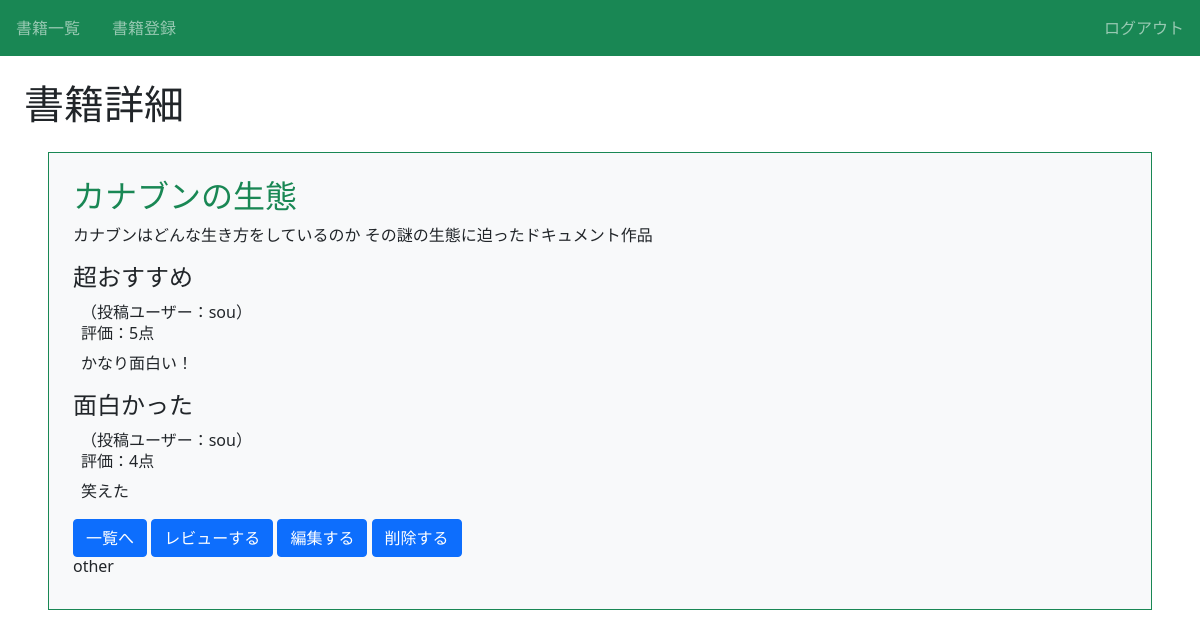
The app's page /book/10/detail (signed in) with its own data.
### bookapp/models.py (models this page shows, shortened)
class Book(models.Model):
    title = models.CharField(max_length=100)
    text = models.TextField()
    thumbnail = models.ImageField(null=True, blank=True)
    category = models.CharField(
        max_length=100,
        choices = CATEGORY
    )
    user = models.ForeignKey('auth.User', on_delete=models.CASCADE)

class Review(models.Model):
    book = models.ForeignKey(Book, on_delete=models.CASCADE)
    title = models.CharField(max_length=100)
    text = models.TextField()
    rate = models.IntegerField(choices=RATE_CHOICES)
    user = models.ForeignKey('auth.User', on_delete=models.CASCADE)

### bookapp/views.py (the view)
# urls.py: path('book/<int:pk>/detail', views.DetailBookView.as_view(), name='detail-book'),
class DetailBookView(LoginRequiredMixin, DetailView):
    template_name = 'bookapp/book_detail.html'
    model = Book

### bookapp/templates/bookapp/book_detail.html (shortened to what this page needs)
{% extends 'base.html' %}
{% block h1 %}書籍詳細{% endblock %}
{% block content %}
<div class="p-4 m-4 bg-light border border-success rouded">
    <h2 class="text-success">{{ object.title }}</h2>
    <p>{{ object.text }}</p>
    <div>
        {% for review in object.review_set.all %}
        <div>
            <h3 class="h4">{{ review.title }}</h3>
            <div class="px-2">
              <span>（投稿ユーザー：{{ review.user.username }}）</span>
              <h6>評価：{{ review.rate }}点</h6>
              <p>{{ review.text }}</p>
            </div>
        </div>
        {% endfor %}
    </div>
    <a href="{% url 'index' %}" class="btn btn-primary">一覧へ</a>
    <a href="{% url 'review' object.pk %}" class="btn btn-primary">レビューする</a>
    <a href="{% url 'update-book' object.pk %}" class="btn btn-primary">編集する</a>
    <a href="{% url 'delete-book' object.pk %}" class="btn btn-primary">削除する</a>
    <h6 class="card-title">{{ object.category }}</h6>
    </div>
</div>
{% endblock content %}

### bookapp/static/bookapp/css/style.css (style rules this page uses)
a { text-decoration: none; }

### records on screen
Book: title "カナブンの生態", text "カナブンはどんな生き方をしているのか その謎の生態に迫ったドキュメント作品", category "other"
Review: title "超おすすめ", user.username "sou", rate "5", text "かなり面白い！"
Review: title "面白かった", user.username "sou", rate "4", text "笑えた"
